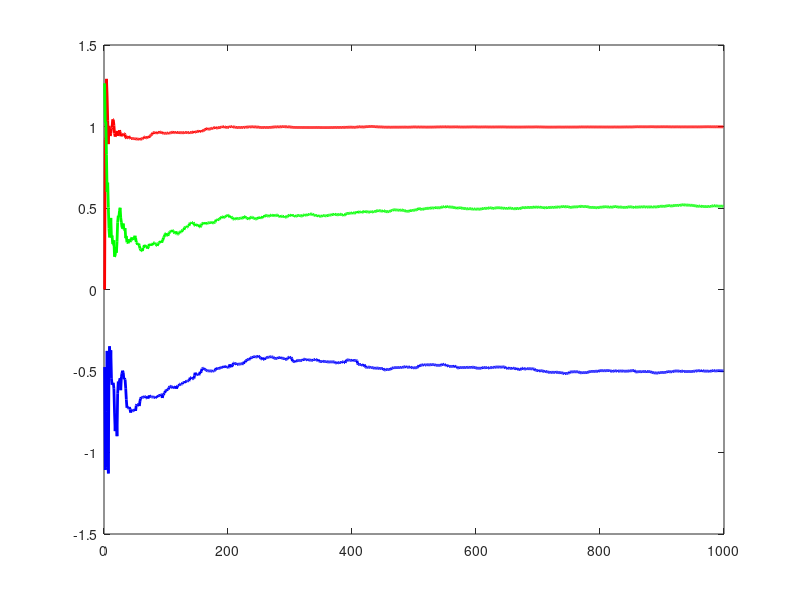

MATLAB code for this plot: (Note: this script raises an error after producing the figure.)
% Recursive Least Square Algorithm (RLS)

N = 1000;

a_desired = 1; 
b_desired = 0.5;
c_desired = -0.5;

u = ones(N, 1);
y = zeros(N, 1);
E = load("e.mat");
e = E(1).e;

for t = 2:N
    y(t) = -a_desired * y(t-1) + b_desired * u(t-1) + c_desired * e(t-1) + e(t);
end

theta_hat = zeros(3, 1); % [a, b, c]
P = 100 * eye(3);
phi = zeros(3, 1);

theta_store = zeros(3, N);
for t = 2:N
    phi = [-y(t-1); u(t-1); e(t-1)];
    error = y(t) - phi' * theta_hat;
    P = P - (P*phi*phi'*P)/(1 + phi'*P*phi);
    K = P*phi;
    theta_hat = theta_hat + K * error;
    theta_store(:, t) = theta_hat;
end

figure;
plot(theta_store(1, 2:N), 'r', 'LineWidth', 2);
hold on;
plot(theta_store(2, 2:N), 'g', 'LineWidth', 2);
plot(theta_store(3, 2:N), 'b', 'LineWidth', 2);
yline(a_desired, '--r', 'Desired a');
yline(b_desired, '--g', 'Desired b');
yline(c_desired, '--b', 'Desired c');
xlabel('Sample');
legend('a estimate', 'b estimate', 'c estimate', 'Location', 'Southeast');
title('RLS Algorithm');
grid on;





